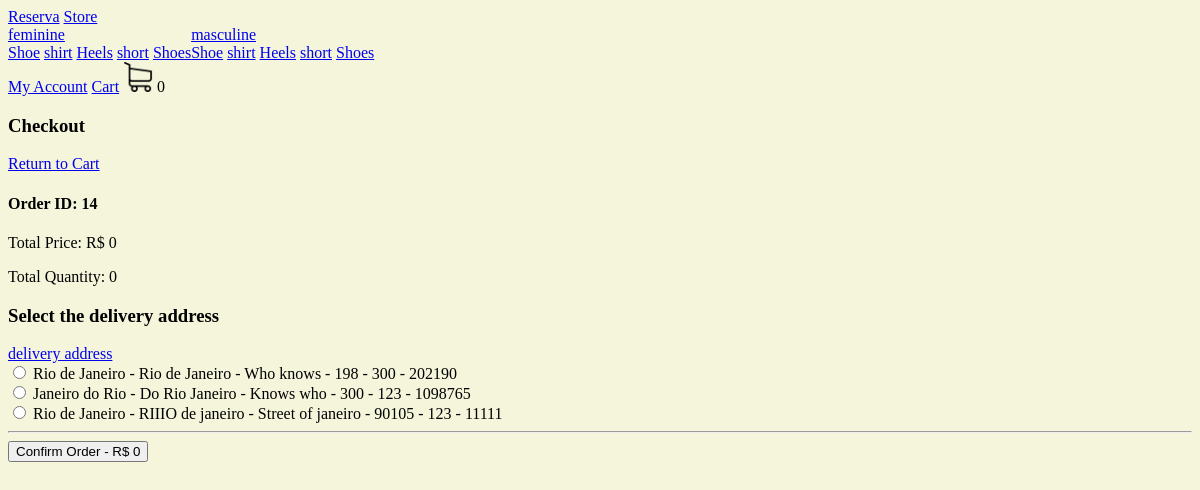
/checkout/ (signed in), run on an earlier commit of the app's database.
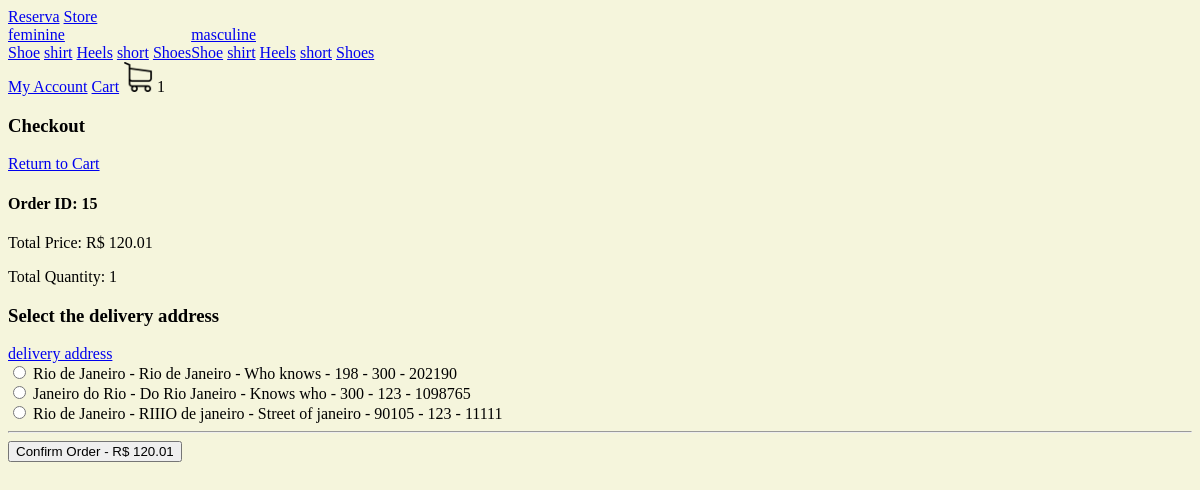
And on a later commit of the database.
### store/models.py (models this page shows, shortened)
class Order(models.Model):
    client = models.ForeignKey(Client, blank=True, null=True, on_delete=models.SET_NULL)
    end_date = models.DateTimeField(null=True, blank=True)
    finished = models.BooleanField(default=False)
    id_transaction = models.CharField(max_length=200, null=True, blank=True)
    adress = models.ForeignKey(Adres, blank=True, null=True, on_delete=models.SET_NULL)
    @property
    def total_quantity(self) :
        items_ordered = OrderedItem.objects.filter(order__id = self.id) #? gets all the items of the order
        total_quantity = sum([item.quantity for item in items_ordered])
        return total_quantity
    @property
    def total_cost(self) :
        items_ordered = OrderedItem.objects.filter(order__id = self.id) #? gets all the items of the order
        total_cost = sum([item.total_price for item in items_ordered])
        return total_cost

class OrderedItem(models.Model):
    itemstock = models.ForeignKey(ItemStock, blank=True, null=True, on_delete=models.SET_NULL)
    quantity = models.IntegerField(default=0)
    order = models.ForeignKey(Order, blank=True, null=True, on_delete=models.SET_NULL)
    @property
    def total_price(self) :
        return self.quantity * self.itemstock.product.price

class ItemStock(models.Model):
    product = models.ForeignKey(Product, blank=True, null=True, on_delete=models.SET_NULL) #? one itemstock is associated to a single product however one product can have many itemstocks
    color = models.ForeignKey(Color, blank=True, null=True, on_delete=models.SET_NULL)
    size = models.CharField(max_length=200, null=True, blank=True)
    quantity = models.IntegerField(default=0)

class Product(models.Model):
    image = models.ImageField(null=True, blank=True) #? we will store the file name of the image so it can be accessed in the images folder
    name = models.CharField(max_length=200, null=True, blank=True)
    price = models.DecimalField(max_digits = 7, decimal_places = 2, null=True, blank=True) #? max price is 99,999.99
    active = models.BooleanField(default=True)
    category = models.ForeignKey(Categoric, blank=True, null=True, on_delete=models.SET_NULL) #? primary key is a id associated to only that category,ForeignKey relates a category to another category with a diferent id. One product has only one category but one category has many products
    product_type = models.ForeignKey(Type, blank=True, null=True, on_delete=models.SET_NULL) #? When you delete a type or category, it will only set that product type to null, and not all the others when using CASCADE

### store/views.py (the view, shortened to what this page needs)
# urls.py: path('checkout/', checkout, name="checkout"),
def checkout(request):
    if request.user.is_authenticated:
        client = request.user.client
    order, created = Order.objects.get_or_create(client=client, finished=False)
    addresses = Adres.objects.filter(client=client) #? filters all adresses associated with the client
    context = {"order" : order, "addresses" : addresses}
    return render(request, 'checkout.html', context)

### store/new_context.py (called while the page is built, shortened)
def cart(request) :
    product_amount_cart = 0
    if request.user.is_authenticated:
        client = request.user.client #? one to one relationship
    order, created = Order.objects.get_or_create(client=client, finished=False) #? will get or create a new order if there is none for the client mentioned above. Will return the order and a boolean that says if it was created or not
    items_ordered = OrderedItem.objects.filter(order = order) #? gets all the items of the order
    for item in items_ordered:
        product_amount_cart += item.quantity #? adds the quantity of each item as one order can have many items
    return {"product_amount_cart" : product_amount_cart, "items_ordered" : items_ordered}

def category_type(request) :
    categories_navbar = Categoric.objects.all()
    types_navbar = Type.objects.all()
    return {"categories_navbar" : categories_navbar, "types_navbar" : types_navbar}

### store/templates/checkout.html (shortened to what this page needs)
{% extends 'base.html' %}
{% load static %}
{% block body %}
<h3>
    Checkout
</h3>
<a href = "{% url 'cart' %}">Return to Cart</a>
<h4>Order ID: {{ order.id }}</h4>
<p>Total Price: R$ {{ order.total_cost }}</p>
<p>Total Quantity: {{ order.total_quantity }}</p>
<form method="POST" action="">
        <h3>Select the delivery address</h3>
        <a href="{% url 'add_address' %}">delivery address</a>
        <br>
    {% for address in addresses %}
    <input type="radio" name="adress" value="{{ address.id }}">
    <label for= "{{ address.id }}">{{ address.city }} - {{ address.state }} - {{ address.street }} - {{ address.number }} - {{ address.apartment }} - {{ address.zip_code }}</label>
    <br>
    {% endfor %}
    <hr>
    <button type="submit">Confirm Order - R$ {{ order.total_cost }}</button>
</form>
{% endblock %}

### store/templates/navbar.html
{% load static %}
<nav>
    <a href = "{% url 'homepage' %}">Reserva</a>
    <a href = "{% url 'store' %}">Store</a>
    <div style="display: flex;">
        {% for category in categories_navbar %}
        <div>
            <a href="{% url 'store' %}{{ category.slug }}">{{ category.name }}</a>
            <br>
            {% for type in types_navbar %}
                <a href="{% url 'store' %}{{ category.slug }}-{{ type.slug }}">{{ type.name }}</a>
            {% endfor %}
        </div>
        {% endfor %}
    </div>
    {% if request.user.is_authenticated %}
        <a href = "{% url 'your_account' %}">My Account</a>
    {% else %}
        <a href = "{% url 'perform_login' %}">Login</a>
    {% endif %}
    <a href = "{% url 'cart' %}">Cart</a>
    <img src = "{% static 'images/cart.png' %}" width="30" height="30">
    {{ product_amount_cart }}
</nav>

What changed in the data, as far as the page shows it:
no longer on this page (row edited): Order: id "14", total_cost "0", total_quantity "0"
added Order: id "15", total_cost "120.01", total_quantity "1"
Also different on the page:
{{ product_amount_cart }}: "0" → "1"
